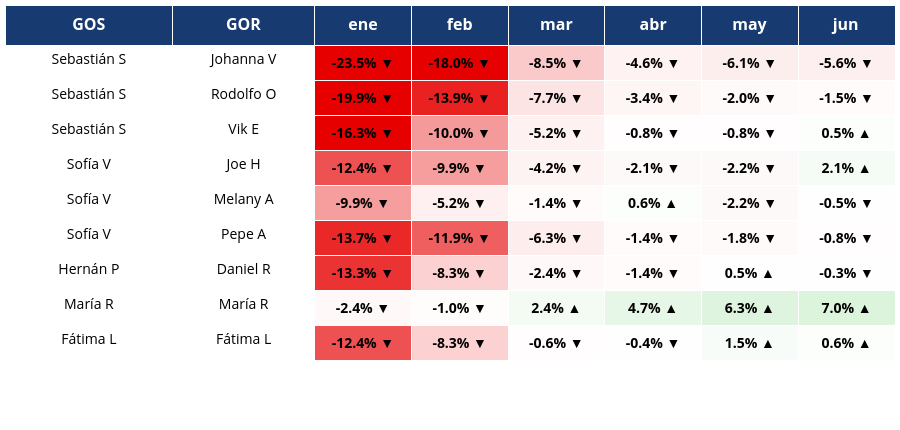

Notebook cell for this chart:
### Code cell
import plotly.graph_objects as go
from matplotlib.colors import LinearSegmentedColormap, Normalize, to_hex

tabla = dfff1.pivot_table(
    index=["GOS","GOR"],
    columns="Mes",
    values="CumpVelocidad",
    aggfunc="first"
).reset_index()

orden_gos = [
    "Sebastián S",
    "Sofía V",
    "Hernán P",
    "María R",
    "Fátima L"
]

tabla["GOS"] = pd.Categorical(
    tabla["GOS"],
    categories=orden_gos,
    ordered=True
)

tabla = tabla.sort_values("GOS").reset_index(drop=True)

orden = ["GOS","GOR","ene","feb","mar","abr","may","jun"]
tabla = tabla.reindex(columns=[c for c in orden if c in tabla.columns])

cmap = LinearSegmentedColormap.from_list(
    "",
    ["#e60000","#fdeaea","#ffffff","#d9f2d9","#3cb44b"]
)

norm = Normalize(vmin=-0.15, vmax=0.15)

fill_colors = []

for col in tabla.columns:

    colores = []

    if col in ["GOS","GOR"]:
        colores = ["#ffffff"] * len(tabla)

    else:

        for v in tabla[col]:

            if pd.isna(v):
                colores.append("#ffffff")
            else:
                colores.append(to_hex(cmap(norm(v))))

    fill_colors.append(colores)

valores = []

for col in tabla.columns:

    if col in ["GOS","GOR"]:
        valores.append(tabla[col])

    else:

        txt = []

        for v in tabla[col]:

            if pd.isna(v):
                txt.append("")
            else:

                flecha = "▲" if v >= 0 else "▼"

                txt.append(f"<b>{v:.1%} {flecha}</b>")

        valores.append(txt)

fig = go.Figure(

    data=[
        go.Table(

            columnwidth=[130,110,75,75,75,75,75,75],

            header=dict(

                values=[f"<b>{c}</b>" for c in tabla.columns],
                fill_color="#173A70",
                font=dict(color="white",size=16),
                align="center",
                height=40

            ),

            cells=dict(
                values=valores,
                fill_color=fill_colors,
                align="center",
                height=35,
                font=dict(
                    size=14,
                    color="black"
                )

            )

        )
    ]

)

fig.update_layout(
    margin=dict(l=5,r=5,t=5,b=5),
    height=430
)

fig.show()

### Figure 1 — Plotly figure (JSON) as saved in the notebook; plotly's stock layout.template omitted (floating-point values rounded to 4 significant figures)
{"data": [{"cells": {"align": "center", "fill": {"color": [["#ffffff", "#ffffff", "#ffffff", "#ffffff", "#ffffff", "#ffffff", "#ffffff", "#ffffff", "#ffffff"], ["#ffffff", "#ffffff", "#ffffff", "#ffffff", "#ffffff", "#ffffff", "#ffffff", "#ffffff", "#ffffff"], ["#e60000", "#e60000", "#e60000", "#ee5151", "#f69e9e", "#ea2828", "#eb3333", "#fef8f8", "#ee5151"], ["#e60000", "#e92121", "#f59a9a", "#f69e9e", "#fef0f0", "#ef5f5f", "#fbd1d1", "#fffcfc", "#fbd1d1"], ["#facaca", "#fce4e4", "#fef1f1", "#fef3f3", "#fffbfb", "#fdeded", "#fef8f8", "#f3fbf3", "#fffdfd"], ["#fef2f2", "#fef5f5", "#fffdfd", "#fef9f9", "#fcfefc", "#fffbfb", "#fffbfb", "#e7f7e7", "#fffefe"], ["#fdeeee", "#fefafa", "#fffdfd", "#fef9f9", "#fef9f9", "#fffafa", "#fdfefd", "#dff4df", "#f8fcf8"], ["#fdefef", "#fffbfb", "#fcfefc", "#f5fbf5", "#fffefe", "#fffdfd", "#fffefe", "#dcf3dc", "#fcfefc"]]}, "font": {"color": "black", "size": 14}, "height": 35, "values": [["Sebastián S", "Sebastián S", "Sebastián S", "Sofía V", "Sofía V", "Sofía V", "Hernán P", "María R", "Fátima L"], ["Johanna V", "Rodolfo O", "Vik E", "Joe H", "Melany A", "Pepe A", "Daniel R", "María R", "Fátima L"], ["<b>-23.5% ▼</b>", "<b>-19.9% ▼</b>", "<b>-16.3% ▼</b>", "<b>-12.4% ▼</b>", "<b>-9.9% ▼</b>", "<b>-13.7% ▼</b>", "<b>-13.3% ▼</b>", "<b>-2.4% ▼</b>", "<b>-12.4% ▼</b>"], ["<b>-18.0% ▼</b>", "<b>-13.9% ▼</b>", "<b>-10.0% ▼</b>", "<b>-9.9% ▼</b>", "<b>-5.2% ▼</b>", "<b>-11.9% ▼</b>", "<b>-8.3% ▼</b>", "<b>-1.0% ▼</b>", "<b>-8.3% ▼</b>"], ["<b>-8.5% ▼</b>", "<b>-7.7% ▼</b>", "<b>-5.2% ▼</b>", "<b>-4.2% ▼</b>", "<b>-1.4% ▼</b>", "<b>-6.3% ▼</b>", "<b>-2.4% ▼</b>", "<b>2.4% ▲</b>", "<b>-0.6% ▼</b>"], ["<b>-4.6% ▼</b>", "<b>-3.4% ▼</b>", "<b>-0.8% ▼</b>", "<b>-2.1% ▼</b>", "<b>0.6% ▲</b>", "<b>-1.4% ▼</b>", "<b>-1.4% ▼</b>", "<b>4.7% ▲</b>", "<b>-0.4% ▼</b>"], ["<b>-6.1% ▼</b>", "<b>-2.0% ▼</b>", "<b>-0.8% ▼</b>", "<b>-2.2% ▼</b>", "<b>-2.2% ▼</b>", "<b>-1.8% ▼</b>", "<b>0.5% ▲</b>", "<b>6.3% ▲</b>", "<b>1.5% ▲</b>"], ["<b>-5.6% ▼</b>", "<b>-1.5% ▼</b>", "<b>0.5% ▲</b>", "<b>2.1% ▲</b>", "<b>-0.5% ▼</b>", "<b>-0.8% ▼</b>", "<b>-0.3% ▼</b>", "<b>7.0% ▲</b>", "<b>0.6% ▲</b>"]]}, "columnwidth": [130, 110, 75, 75, 75, 75, 75, 75], "header": {"align": "center", "fill": {"color": "#173A70"}, "font": {"color": "white", "size": 16}, "height": 40, "values": ["<b>GOS</b>", "<b>GOR</b>", "<b>ene</b>", "<b>feb</b>", "<b>mar</b>", "<b>abr</b>", "<b>may</b>", "<b>jun</b>"]}, "type": "table"}], "layout": {"height": 430, "margin": {"b": 5, "l": 5, "r": 5, "t": 5}}}
